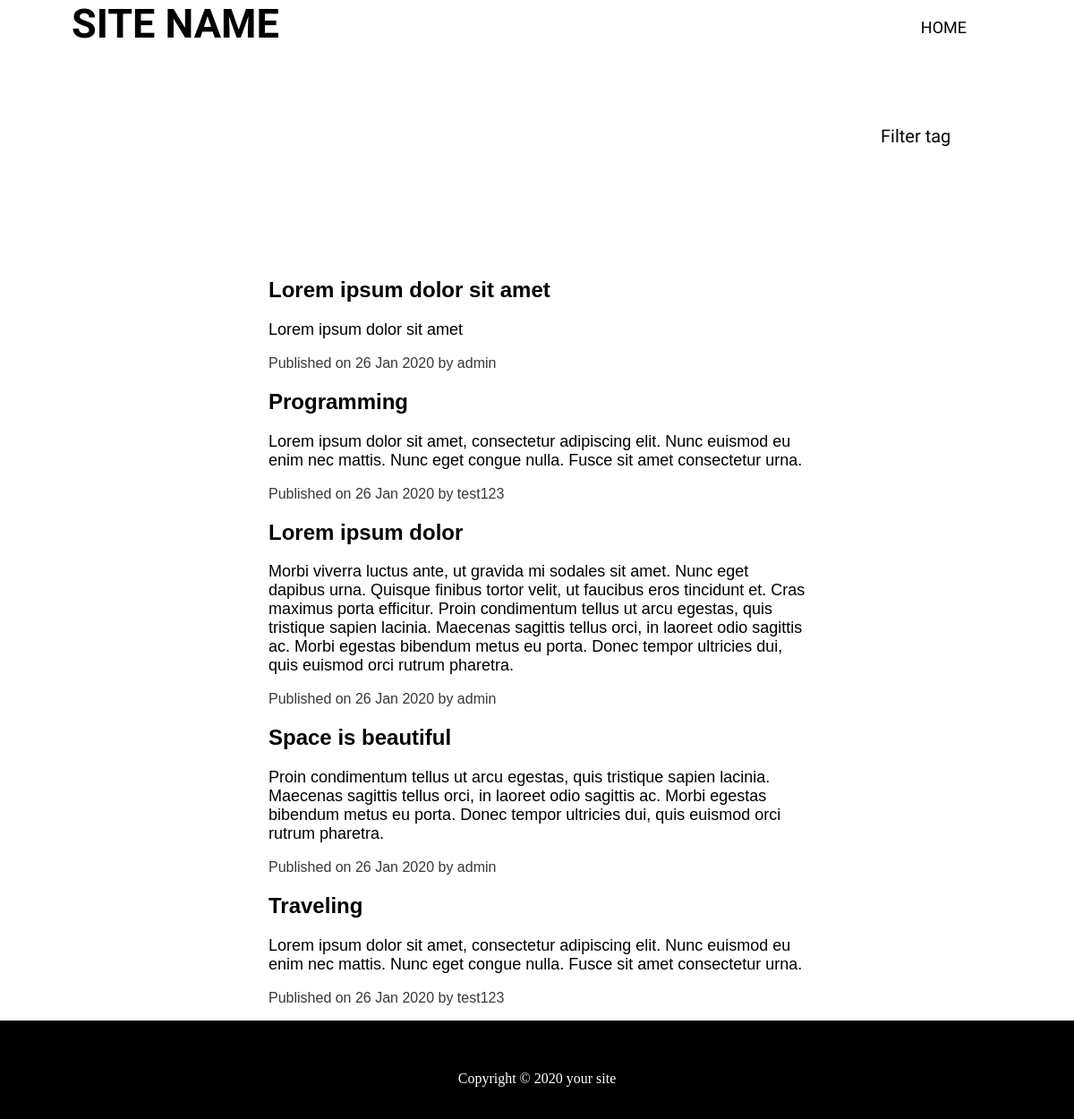
Before: /all/ with the older database file.
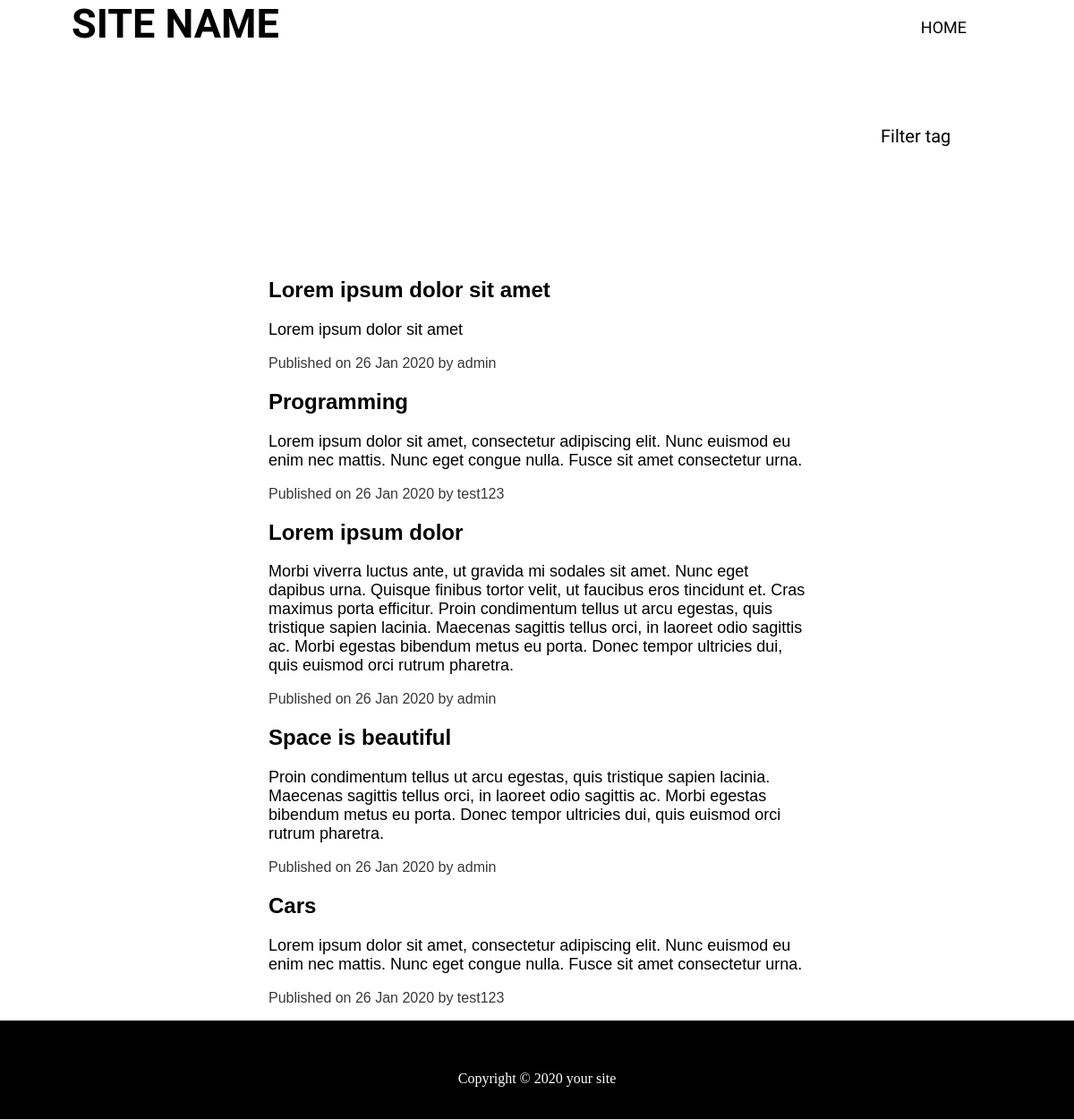
After: the same page with the newer database file.
### post/models.py (models this page shows, shortened)
class Post(models.Model):
    user = models.ForeignKey(User, on_delete = models.CASCADE)
    title = models.CharField(max_length = 255)
    content = RichTextUploadingField(blank = True, null = True)
    preview = models.CharField(max_length = 1000)
    thumbnail  = models.FileField(upload_to = user_directory_path, default = "none.jpg")
    date = models.DateField(auto_now = False, auto_now_add = True)
    last_edit = models.DateField(auto_now = True, auto_now_add = False)
    number_of_likes = models.IntegerField(default = 0)
    number_of_comments = models.IntegerField(default = 0)
    tags = models.CharField(max_length = 1000)

### post/views.py (the view)
# urls.py: path('all/', views.all, name = "all"),
def all(request):
    posts = Post.objects.all()
    context = {'posts' : posts}
    return render(request, 'posts/all.html', context)

### post/templates/posts/all.html (shortened to what this page needs)
{% extends 'base.html'%}
{% load static %}
{% block content %}
	<div class="filters">
		<p id="show_filters" onclick="showFilters()">Filter tag</p>
	</div>
	<main>
		<section id="all_posts">
	            <div class="container">
	                  {% for post in posts %}
	                        <a class="post"href="{% url 'posts:post' post.pk %}">
	                              <div>
	                                    <h2>{{post.title|safe}}</h2>
	                                    <p id="preview">{{post.preview|safe}}</p>
	                                    <p id="publish_info">Published on {{post.date|date:"d M Y"}} by {{post.user.username}}</p>
	                              </div>
	                        </a>
	                  {% endfor %}
	            </div>
	      </section>
	</main>
{% endblock %}

Changed rows visible on the page:
changed Post: title "Traveling" → "Cars"
